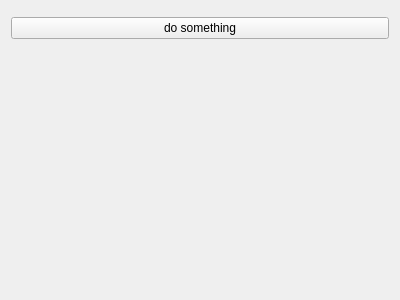
<?xml version="1.0" encoding="UTF-8"?>
<ui version="4.0">
 <class>ControlPanelWidget</class>
 <widget class="QWidget" name="ControlPanelWidget">
  <property name="geometry">
   <rect>
    <x>0</x>
    <y>0</y>
    <width>400</width>
    <height>300</height>
   </rect>
  </property>
  <property name="windowTitle">
   <string>Form</string>
  </property>
  <layout class="QVBoxLayout" name="verticalLayout">
   <item>
    <widget class="sks::TwinSliderWidget" name="m_TwinSliderWidget" native="true"/>
   </item>
   <item>
    <widget class="QPushButton" name="m_ExampleButton">
     <property name="text">
      <string>do something</string>
     </property>
    </widget>
   </item>
   <item>
    <spacer name="verticalSpacer">
     <property name="orientation">
      <enum>Qt::Vertical</enum>
     </property>
     <property name="sizeHint" stdset="0">
      <size>
       <width>20</width>
       <height>215</height>
      </size>
     </property>
    </spacer>
   </item>
  </layout>
 </widget>
 <customwidgets>
  <customwidget>
   <class>sks::TwinSliderWidget</class>
   <extends>QWidget</extends>
   <header location="global">sksTwinSliderWidget.h</header>
   <container>1</container>
  </customwidget>
 </customwidgets>
 <resources/>
 <connections/>
</ui>
